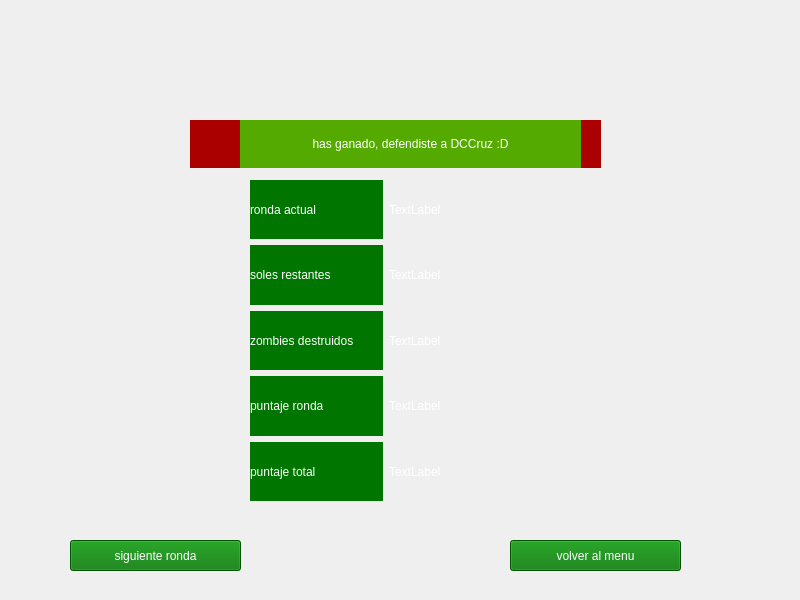
<?xml version="1.0" encoding="UTF-8"?>
<ui version="4.0">
 <class>MainWindow</class>
 <widget class="QMainWindow" name="MainWindow">
  <property name="geometry">
   <rect>
    <x>0</x>
    <y>0</y>
    <width>800</width>
    <height>600</height>
   </rect>
  </property>
  <property name="minimumSize">
   <size>
    <width>800</width>
    <height>600</height>
   </size>
  </property>
  <property name="maximumSize">
   <size>
    <width>800</width>
    <height>600</height>
   </size>
  </property>
  <property name="windowTitle">
   <string>MainWindow</string>
  </property>
  <widget class="QWidget" name="centralwidget">
   <widget class="QLabel" name="fondo">
    <property name="geometry">
     <rect>
      <x>0</x>
      <y>0</y>
      <width>800</width>
      <height>600</height>
     </rect>
    </property>
    <property name="minimumSize">
     <size>
      <width>800</width>
      <height>600</height>
     </size>
    </property>
    <property name="maximumSize">
     <size>
      <width>800</width>
      <height>600</height>
     </size>
    </property>
    <property name="text">
     <string/>
    </property>
    <property name="pixmap">
     <pixmap>../sprites/Fondos/fondoMenu.png</pixmap>
    </property>
    <property name="scaledContents">
     <bool>true</bool>
    </property>
   </widget>
   <widget class="QLabel" name="label">
    <property name="geometry">
     <rect>
      <x>250</x>
      <y>0</y>
      <width>251</width>
      <height>111</height>
     </rect>
    </property>
    <property name="text">
     <string/>
    </property>
    <property name="pixmap">
     <pixmap>../sprites/Elementos de juego/logo.png</pixmap>
    </property>
    <property name="scaledContents">
     <bool>true</bool>
    </property>
   </widget>
   <widget class="QWidget" name="gridLayoutWidget">
    <property name="geometry">
     <rect>
      <x>250</x>
      <y>180</y>
      <width>271</width>
      <height>321</height>
     </rect>
    </property>
    <layout class="QGridLayout" name="gridLayout">
     <item row="1" column="0">
      <widget class="QLabel" name="label_4">
       <property name="styleSheet">
        <string notr="true">color: rgb(255, 255, 255);
font: 10pt &quot;Ravie&quot;;;
background-color: rgb(0, 117, 0);</string>
       </property>
       <property name="text">
        <string>soles restantes</string>
       </property>
      </widget>
     </item>
     <item row="1" column="1">
      <widget class="QLabel" name="soles">
       <property name="styleSheet">
        <string notr="true">color: rgb(255, 255, 255);
font: 12pt &quot;Impact&quot;;</string>
       </property>
       <property name="text">
        <string>TextLabel</string>
       </property>
      </widget>
     </item>
     <item row="0" column="0">
      <widget class="QLabel" name="label_2">
       <property name="styleSheet">
        <string notr="true">color: rgb(255, 255, 255);
font: 10pt &quot;Ravie&quot;;;
background-color: rgb(0, 117, 0);</string>
       </property>
       <property name="text">
        <string>ronda actual</string>
       </property>
      </widget>
     </item>
     <item row="4" column="0">
      <widget class="QLabel" name="label_10">
       <property name="styleSheet">
        <string notr="true">color: rgb(255, 255, 255);
font: 10pt &quot;Ravie&quot;;;
background-color: rgb(0, 117, 0);</string>
       </property>
       <property name="text">
        <string>puntaje total</string>
       </property>
      </widget>
     </item>
     <item row="3" column="1">
      <widget class="QLabel" name="puntaje_ronda">
       <property name="styleSheet">
        <string notr="true">color: rgb(255, 255, 255);
font: 12pt &quot;Impact&quot;;</string>
       </property>
       <property name="text">
        <string>TextLabel</string>
       </property>
      </widget>
     </item>
     <item row="4" column="1">
      <widget class="QLabel" name="puntaje_total">
       <property name="styleSheet">
        <string notr="true">color: rgb(255, 255, 255);
font: 12pt &quot;Impact&quot;;</string>
       </property>
       <property name="text">
        <string>TextLabel</string>
       </property>
      </widget>
     </item>
     <item row="2" column="0">
      <widget class="QLabel" name="label_6">
       <property name="styleSheet">
        <string notr="true">color: rgb(255, 255, 255);
font: 10pt &quot;Ravie&quot;;;
background-color: rgb(0, 117, 0);</string>
       </property>
       <property name="text">
        <string>zombies destruidos</string>
       </property>
      </widget>
     </item>
     <item row="2" column="1">
      <widget class="QLabel" name="z_destruidos">
       <property name="styleSheet">
        <string notr="true">color: rgb(255, 255, 255);
font: 12pt &quot;Impact&quot;;</string>
       </property>
       <property name="text">
        <string>TextLabel</string>
       </property>
      </widget>
     </item>
     <item row="3" column="0">
      <widget class="QLabel" name="label_8">
       <property name="styleSheet">
        <string notr="true">color: rgb(255, 255, 255);
font: 10pt &quot;Ravie&quot;;;
background-color: rgb(0, 117, 0);</string>
       </property>
       <property name="text">
        <string>puntaje ronda</string>
       </property>
      </widget>
     </item>
     <item row="0" column="1">
      <widget class="QLabel" name="ronda">
       <property name="styleSheet">
        <string notr="true">color: rgb(255, 255, 255);
font: 12pt &quot;Impact&quot;;</string>
       </property>
       <property name="text">
        <string>TextLabel</string>
       </property>
      </widget>
     </item>
    </layout>
   </widget>
   <widget class="QPushButton" name="continuar">
    <property name="geometry">
     <rect>
      <x>70</x>
      <y>540</y>
      <width>171</width>
      <height>31</height>
     </rect>
    </property>
    <property name="styleSheet">
     <string notr="true">color: rgb(255, 255, 255);
font: 10pt &quot;Ravie&quot;;;
background-color: rgb(0, 117, 0);</string>
    </property>
    <property name="text">
     <string>siguiente ronda</string>
    </property>
   </widget>
   <widget class="QLabel" name="derrota">
    <property name="geometry">
     <rect>
      <x>190</x>
      <y>120</y>
      <width>411</width>
      <height>48</height>
     </rect>
    </property>
    <property name="styleSheet">
     <string notr="true">background-color: rgb(170, 0, 0);
color: rgb(255, 255, 255);
font: 9pt &quot;Ravie&quot;;;</string>
    </property>
    <property name="text">
     <string>has perdido, los zombies alcanzaron a DCCruz :(</string>
    </property>
    <property name="alignment">
     <set>Qt::AlignCenter</set>
    </property>
   </widget>
   <widget class="QLabel" name="victoria">
    <property name="geometry">
     <rect>
      <x>240</x>
      <y>120</y>
      <width>341</width>
      <height>48</height>
     </rect>
    </property>
    <property name="styleSheet">
     <string notr="true">background-color: rgb(85, 170, 0);
color: rgb(255, 255, 255);
font: 10pt &quot;Ravie&quot;;;</string>
    </property>
    <property name="text">
     <string>has ganado, defendiste a DCCruz :D</string>
    </property>
    <property name="alignment">
     <set>Qt::AlignCenter</set>
    </property>
   </widget>
   <widget class="QPushButton" name="volver_menu">
    <property name="geometry">
     <rect>
      <x>510</x>
      <y>540</y>
      <width>171</width>
      <height>31</height>
     </rect>
    </property>
    <property name="styleSheet">
     <string notr="true">color: rgb(255, 255, 255);
font: 10pt &quot;Ravie&quot;;;
background-color: rgb(0, 117, 0);</string>
    </property>
    <property name="text">
     <string>volver al menu</string>
    </property>
   </widget>
  </widget>
 </widget>
 <resources/>
 <connections/>
</ui>
